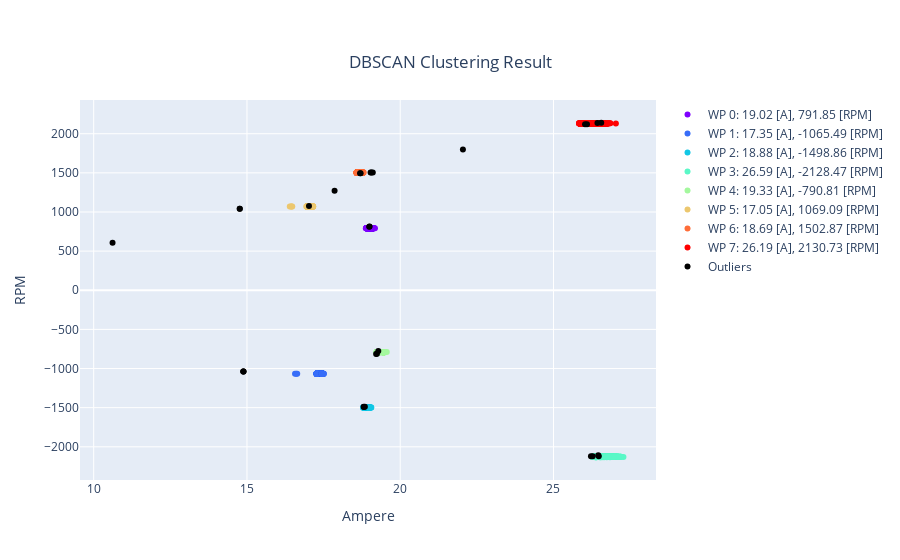

This figure's notebook cell:
### Markdown cell above
In this graph, one can see the effect of removing the OUTLIERS in the INPUT domain of our dataset.

### Code cell
import plotly.graph_objects as go

# Create a colormap
colors = plt.cm.rainbow(np.linspace(0, 1, n_clusters))

# Convert colors to hex format for Plotly
colors_hex = ["#"+"".join([f"{int(c*255):02x}" for c in rgb[:3]]) for rgb in colors]

# Create a Plotly figure
fig = go.Figure()

# Add scatter plots for each cluster
for i in range(n_clusters):
    cluster_data = data_for_clustering[idx_class == i]
    # Calculate the mean of 'Ampere' and 'RPM' for the current cluster
    mean_ampere = np.mean(cluster_data[:, 0])
    mean_rpm = np.mean(cluster_data[:, 1])
    fig.add_trace(go.Scatter(x=cluster_data[:, 0], y=cluster_data[:, 1], 
                             mode='markers', 
                             marker=dict(color=colors_hex[i]),
                             name=f'WP {i}: {mean_ampere:.2f} [A], {mean_rpm:.2f} [RPM]'))

# Add scatter plot for outliers (cluster label -1)
outlier_data = data_for_clustering[idx_class == -1]
fig.add_trace(go.Scatter(x=outlier_data[:, 0], y=outlier_data[:, 1], 
                         mode='markers', 
                         marker=dict(color='black'),
                         name='Outliers'))

# Set plot title and labels
fig.update_layout(title='DBSCAN Clustering Result',
                  xaxis_title='Ampere',
                  yaxis_title='RPM')

# Set plot title and labels
fig.update_layout(
    title={
        'text': 'DBSCAN Clustering Result',
        'y':0.9,
        'x':0.5,
        'xanchor': 'center',
        'yanchor': 'top'},
    xaxis_title='Ampere',
    yaxis_title='RPM',
    autosize=True,
    #width=1750,  # Set the width of the figure
    #height=800,  # Set the height of the figure
)

# Show the plot
fig.show()

# Save the figure to an HTML file
#py.write_html(fig, 'DBSCAN_Clustering_Result.html')

### Figure 1 — Plotly figure (JSON) as saved in the notebook; plotly's stock layout.template omitted (floating-point values rounded to 4 significant figures; data arrays with more than 128 entries replaced by an {"elided": "..."} marker saying what was removed)
{"data": [{"marker": {"color": "#7f00ff"}, "mode": "markers", "name": "WP 0: 19.02 [A], 791.85 [RPM]", "type": "scatter", "x": {"elided": "311 float values"}, "y": {"elided": "311 float values"}}, {"marker": {"color": "#376df8"}, "mode": "markers", "name": "WP 1: 17.35 [A], -1065.49 [RPM]", "type": "scatter", "x": {"elided": "309 float values"}, "y": {"elided": "309 float values"}}, {"marker": {"color": "#12c7e5"}, "mode": "markers", "name": "WP 2: 18.88 [A], -1498.86 [RPM]", "type": "scatter", "x": {"elided": "307 float values"}, "y": {"elided": "307 float values"}}, {"marker": {"color": "#5af8c7"}, "mode": "markers", "name": "WP 3: 26.59 [A], -2128.47 [RPM]", "type": "scatter", "x": {"elided": "1233 float values"}, "y": {"elided": "1233 float values"}}, {"marker": {"color": "#a4f89e"}, "mode": "markers", "name": "WP 4: 19.33 [A], -790.81 [RPM]", "type": "scatter", "x": {"elided": "307 float values"}, "y": {"elided": "307 float values"}}, {"marker": {"color": "#ecc76e"}, "mode": "markers", "name": "WP 5: 17.05 [A], 1069.09 [RPM]", "type": "scatter", "x": {"elided": "311 float values"}, "y": {"elided": "311 float values"}}, {"marker": {"color": "#ff6d38"}, "mode": "markers", "name": "WP 6: 18.69 [A], 1502.87 [RPM]", "type": "scatter", "x": {"elided": "310 float values"}, "y": {"elided": "310 float values"}}, {"marker": {"color": "#ff0000"}, "mode": "markers", "name": "WP 7: 26.19 [A], 2130.73 [RPM]", "type": "scatter", "x": {"elided": "1258 float values"}, "y": {"elided": "1258 float values"}}, {"marker": {"color": "black"}, "mode": "markers", "name": "Outliers", "type": "scatter", "x": [17.86, 22.05, 14.88, 18.85, 26.48, 19.24, 14.76, 18.71, 26.03, 19.0, 14.88, 18.81, 26.22, 19.21, 14.77, 18.69, 26.09, 18.99, 14.89, 18.81, 26.28, 26.56, 19.06, 19.03, 19.11, 26.43, 10.61, 26.46, 19.28, 17.02], "y": [1272.0, 1798.0, -1037.0, -1490.0, -2120.0, -811.5, 1040.0, 1494.0, 2122.0, 815.0, -1037.0, -1490.0, -2121.0, -814.2, 1040.0, 1494.0, 2122.0, 812.4, -1038.0, -1490.0, -2121.0, 2140.0, 1505.0, 1505.0, 1505.0, 2137.0, 606.6, -2108.0, -776.4, 1077.0]}], "layout": {"autosize": true, "title": {"text": "DBSCAN Clustering Result", "x": 0.5, "xanchor": "center", "y": 0.9, "yanchor": "top"}, "xaxis": {"title": {"text": "Ampere"}}, "yaxis": {"title": {"text": "RPM"}}}}
